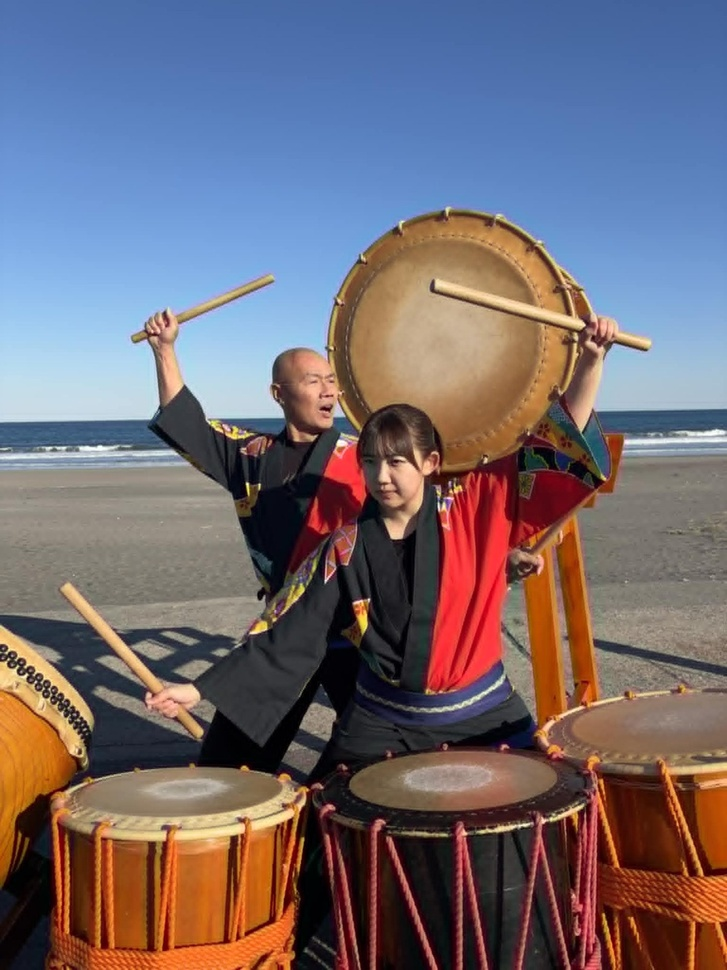
#> input picture new_site/artist_deployment/app/webroot/images/artists/asakusa-taikoban/asakusa-taikoban-performance.jpg, 727 x 970 px, shrunk from 1200 x 1600 before the run, given as the content of the folder es/artists/asakusa-taikoban/asakusa-taikoban-performance.jpg, which was not available
$ python build_megumi_promo_contact_sheets.py --source ../new_site/artist_deployment/app/webroot/images/artists/asakusa-taikoban/asakusa-taikoban-performance.jpg --output out.png
#> lines starting #> are read from the running program, lines starting #| are printed output that depends on the picture; pictures that were not available may be replaced by others from this repository, and a replacement may not be noted
"""Build local contact sheets for Megumi Omachi's supplied promo photos."""

from __future__ import annotations

import argparse
from pathlib import Path

from PIL import Image, ImageDraw, ImageFont, ImageOps


SUPPORTED = {".jpg", ".jpeg", ".png", ".webp", ".tif", ".tiff"}


def font(size: int) -> ImageFont.ImageFont:
#> called with size = 16
    for path in (Path(r"C:\Windows\Fonts\meiryo.ttc"), Path(r"C:\Windows\Fonts\arial.ttf")):
        if path.exists():
            return ImageFont.truetype(str(path), size=size)
    return ImageFont.load_default()


def main() -> None:
    parser = argparse.ArgumentParser()
    parser.add_argument("--source", required=True, type=Path)
    parser.add_argument("--output", required=True, type=Path)
    args = parser.parse_args()

    photos = sorted(
        (path for path in args.source.rglob("*") if path.is_file() and path.suffix.lower() in SUPPORTED),
        key=lambda path: (path.parent.name, path.name),
    )
    args.output.mkdir(parents=True, exist_ok=True)
    columns, rows = 4, 4
    cell_w, image_h, label_h = 360, 300, 66
    margin, gap = 18, 12
    sheet_w = margin * 2 + columns * cell_w + (columns - 1) * gap
    sheet_h = margin * 2 + rows * (image_h + label_h) + (rows - 1) * gap
    text_font = font(16)
    small_font = font(13)
    per_sheet = columns * rows

    manifest = []
    for sheet_index in range((len(photos) + per_sheet - 1) // per_sheet):
        canvas = Image.new("RGB", (sheet_w, sheet_h), "#e9eef5")
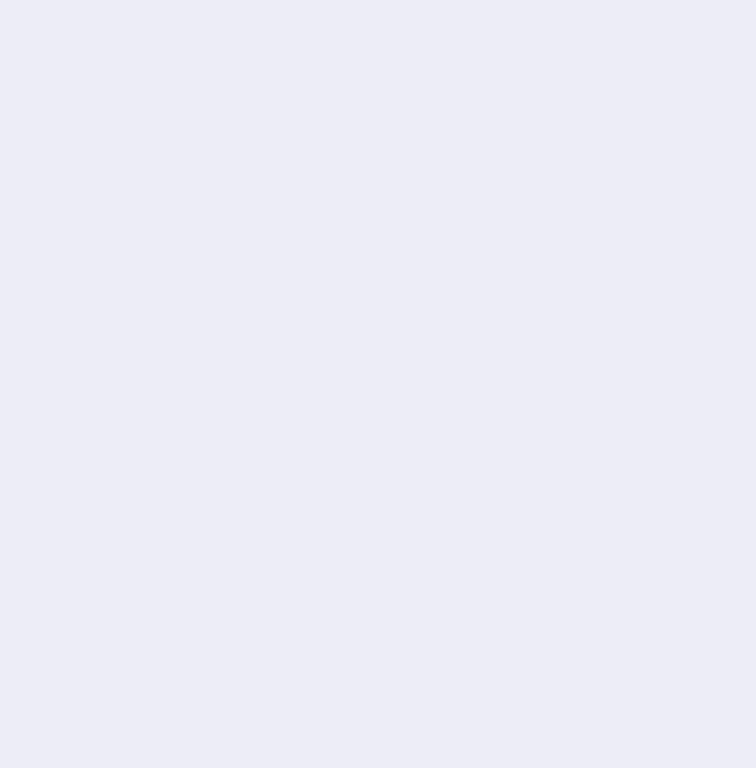
#> canvas: PIL image 1512x1536 RGB (shown at 1/2 size); mean R, G, B 233, 238, 245
        draw = ImageDraw.Draw(canvas)
        chunk = photos[sheet_index * per_sheet:(sheet_index + 1) * per_sheet]
        for item_index, path in enumerate(chunk):
            row, column = divmod(item_index, columns)
            x = margin + column * (cell_w + gap)
            y = margin + row * (image_h + label_h + gap)
            draw.rounded_rectangle(
                (x, y, x + cell_w, y + image_h + label_h),
                radius=8, fill="white", outline="#b7c7da",
            )
            with Image.open(path) as source:
#> source is the input picture: PIL image 727x970 RGB; mean R, G, B 114.8, 105.8, 114
                original = ImageOps.exif_transpose(source).convert("RGB")
                preview = ImageOps.contain(original, (cell_w - 12, image_h - 12), Image.Resampling.LANCZOS)
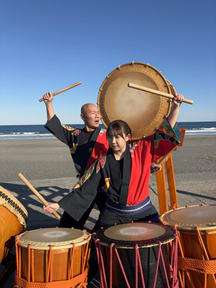
#> preview: PIL image 216x288 RGB; mean R, G, B 114.8, 105.9, 114
                canvas.paste(preview, (x + (cell_w - preview.width) // 2, y + (image_h - preview.height) // 2))
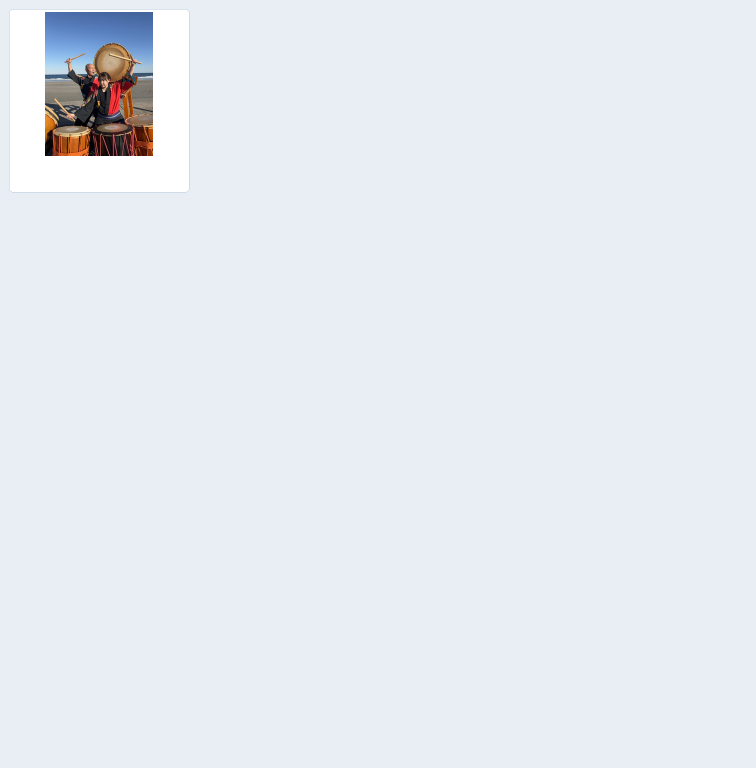
#> canvas: PIL image 1512x1536 RGB (shown at 1/2 size); mean R, G, B 230.5, 234.9, 241.8
                size_text = f"{original.width} x {original.height}"
#> size_text = '727 x 970'
            label = path.name if len(path.name) <= 36 else path.name[:33] + "..."
            draw.text((x + 10, y + image_h + 5), label, fill="#102d52", font=text_font)
            draw.text((x + 10, y + image_h + 34), f"{path.parent.name} / {size_text}", fill="#60738e", font=small_font)
            manifest.append(f"{sheet_index + 1:02d}-{item_index + 1:02d}\t{path}")
        canvas.save(args.output / f"contact_{sheet_index + 1:02d}.jpg", quality=90, optimize=True)

    (args.output / "manifest.txt").write_text("\n".join(manifest) + "\n", encoding="utf-8")
    print(f"Built {len(photos)} photos across {(len(photos) + per_sheet - 1) // per_sheet} contact sheets")


if __name__ == "__main__":
    main()
